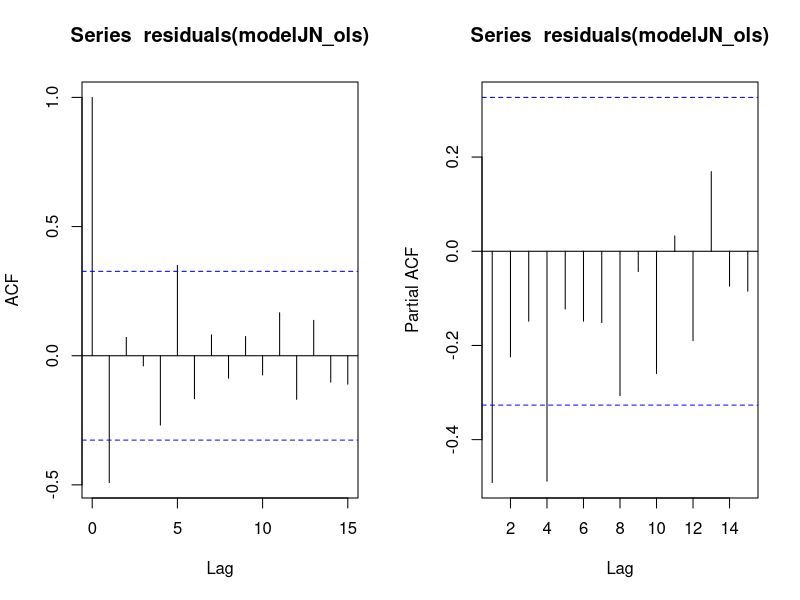
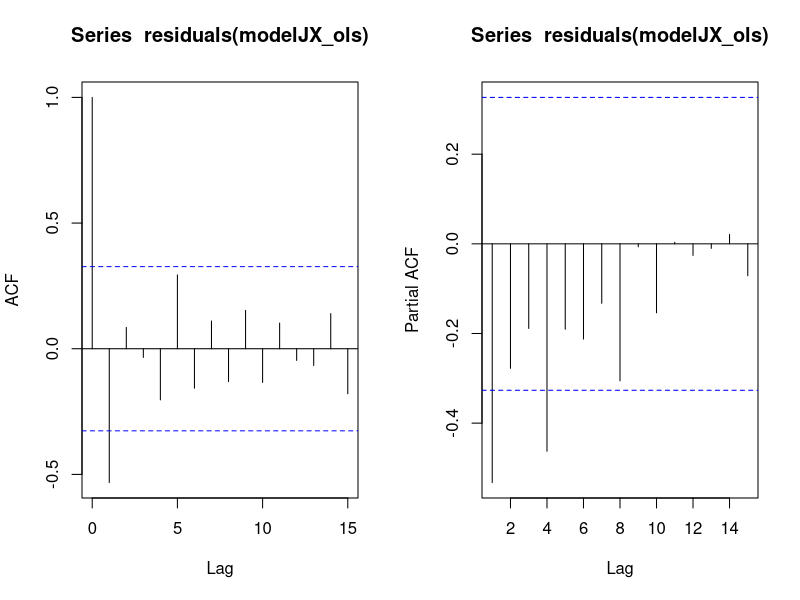
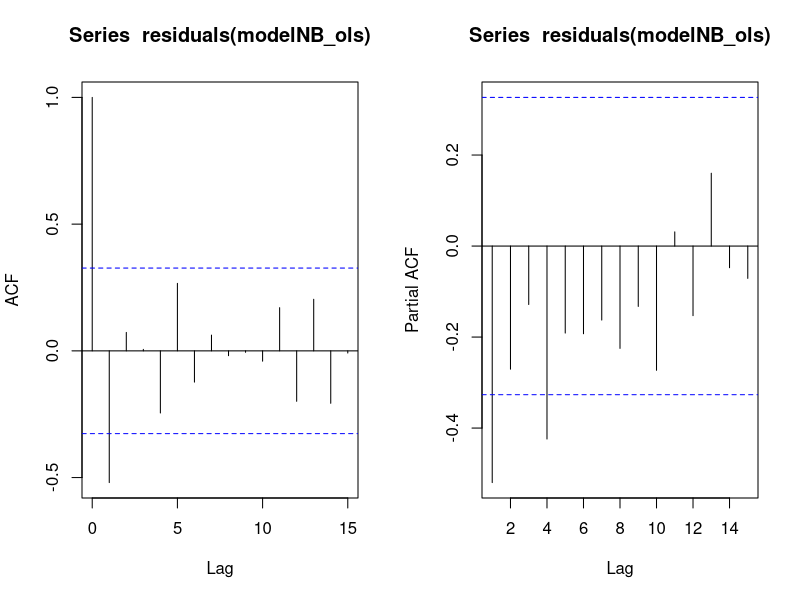
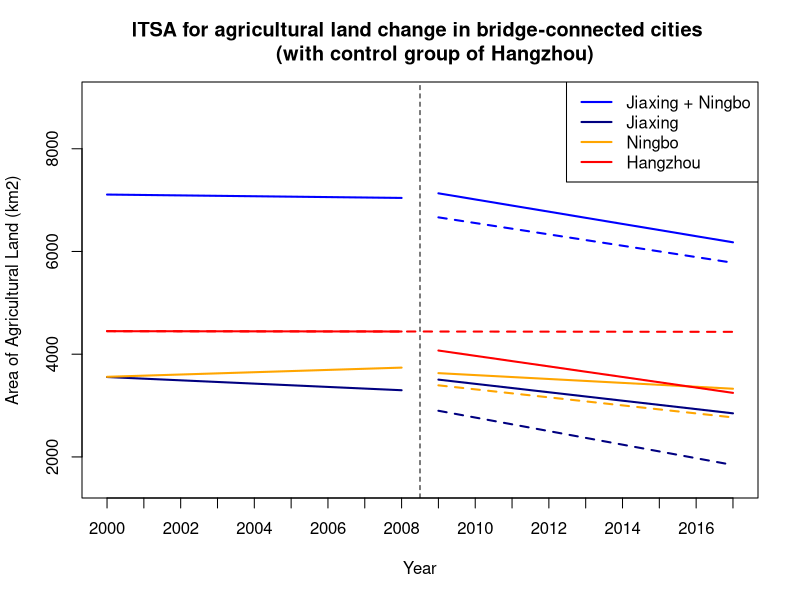

Generate these figures, in order, with R:
#########################################################################
# Interrupted Time-series Analysis on Agricultural land in bridge-connected cities
# Yuting Zou
# March 2020
#########################################################################

########################## Part1: Set the script environment and workspace ##############################
# Load library what is needed later
install.packages("car")
library(car)
library(nlme)

#Set the workspace for the data file
setwd('D:/college/Thesis/R code/data/InterruptedTime-seriesAnalysis/ITSA_LULC')

#################################### Part2: Load data from the file #####################################
# Load data from data file
dataJNHZ <- read.csv('AGJNHZV3.csv',header = T)
dataJXHZ <- read.csv('AGJXHZV3.csv',header = T)
dataNBHZ <- read.csv('AGNBHZV3.csv',header = T)

############################################# Part3: Initial Plot #######################################
# Plot the time series for the Impervious Surface area in Jiaxing
# plot(dataJNHZ$time[1:18],dataJNHZ$AG[1:18],
#      ylab = "Agricultural land for Jiaxing and Ningbo",
#      ylim = c(2000,9000),
#      xlab = 'Year',
#      type = 'l',
#      col = 'blue',
#      xaxt = 'n',
#      main = 'Area change of Agricultural land in Jiaxing & Ningbo and Hangzhou 
#      from 2000-2017')

# # Add in control group Impervious surface area in Hangzhou
# points(dataJNHZ$time[19:36],dataJNHZ$AG[19:36],
#        type = 'l',
#        col = 'red')
# 
# # Add in legend
# legend("bottomright",legend = c('Jiaxing & Ningbo','Hangzhou'),
#        col = c('blue', 'red'), pch = 20)
# 
# # Add x-axies year labels
# axis(1, at = 1:18, labels = dataJNHZ$year[1:18])
# 
# # Add individual point for the figure
# points(dataJNHZ$time[1:18],dataJNHZ$AG[1:18],
#        col = 'blue',
#        pch = 20)
# 
# points(dataJNHZ$time[19:36], dataJNHZ$AG[19:36],
#        col = 'red',
#        pch = 20)
# 
# # Lable the time when the bridge is open to traffic
# abline(v = 9.5,lty = 2)
# 
# # Add in legend
# legend("bottomright",legend = c('Jiaxing & Ningbo','Hangzhou'),
#        col = c('blue', 'red'), pch = 20)

#################################### Part 4: Preliminary Analysis ######################################
#############################Jiaxing and Ningbo
# Standard OLS regression model
modelJN_ols <- lm(AG ~ time + NBJX + NBJXtime + level + trend + NBJXlevel + NBJXtrend, data = dataJNHZ)
# ACF plots
par(mfrow = c(1,2),ask = F)
acf(residuals(modelJN_ols))
acf(residuals(modelJN_ols),type = 'partial')

#############################Jiaxing
# Standard OLS regression model for Jiaxing 
modelJX_ols <- lm(AG ~ time + Jiaxing + Jiaxingtime + level + trend + Jiaxinglevel + Jiaxingtrend, data = dataJXHZ)
# ACF plots
par(mfrow = c(1,2),ask = F)
acf(residuals(modelJX_ols))
acf(residuals(modelJX_ols),type = 'partial')

#############################Ningbo
modelNB_ols <- lm(AG ~ time + Ningbo + Ningbotime + level + trend + Ningbolevel + Ningbotrend, data = dataNBHZ)
# ACF plots
par(mfrow = c(1,2),ask = F)
acf(residuals(modelNB_ols))
acf(residuals(modelNB_ols),type = 'partial')
######################################### Part 5: Modeling #############################################
#############################Jiaxing and Ningbo
JNmodel_p4q1 = gls(AG ~ time + NBJX + NBJXtime + level + trend + NBJXlevel + NBJXtrend,  
                 data = dataJNHZ, correlation=corARMA(q=1,p=4,form=~time|NBJX), method = 'ML')
summary(JNmodel_p4q1)
confint(JNmodel_p4q1)

#############################Jiaxing 
JXmodel_p4q1 = gls(AG ~ time + Jiaxing + Jiaxingtime + level + trend + Jiaxinglevel + Jiaxingtrend, 
                 data = dataJXHZ, correlation=corARMA(p=4,q=1, form=~time|Jiaxing), method = 'ML')
summary(JXmodel_p4q1)
confint(JXmodel_p4q1)
#############################Ningbo
# Fit the GLS regression model
NBmodel_p4q1 = gls(AG ~ time + Ningbo + Ningbotime + level + trend + Ningbolevel + Ningbotrend, 
                 data = dataNBHZ, correlation=corARMA(p=4,q=1,form=~time|Ningbo),method = 'ML')
summary(NBmodel_p4q1)
confint(NBmodel_p4q1)
####################################### Part 6: Diagnostic tests #########################################
# Likelihood-ratio tests to check whether the parameters of the AR process for the errors are necessary and sufficient
#model_p10q1 <- update(model_q1p1,correlation=corARMA(q=5,p=4,form=~time|NBJX))
#anova(model_q1p1,model_p10q1)
#AIC(model_q1p1)
#AIC(model_p10q1)
####################################### Part 7: Plot results ############################################
# First plot the raw data points for the Ningbo
par(mfrow=c(1,1))
plot(dataJNHZ$time[1:18],dataJNHZ$AG[1:18],
     ylim=c(1500,9000),
     ylab="Area of Agricultural Land (km2)",
     xlab="Year",
     pch=20,
     col="white",
     xaxt="n",
     main = "ITSA for agricultural land change in bridge-connected cities 
     (with control group of Hangzhou)")

# Add x-axis year labels
axis(1, at=1:18, labels=dataJNHZ$year[1:18])
# Label the policy change
abline(v=9.5,lty=2)

# # Add in the points for control and other intervention groups
# points(dataJNHZ$time[19:36],dataJNHZ$AG[19:36],
#        col="pink",
#        pch=20)
# points(dataJXHZ$time[1:18],dataJXHZ$AG[1:18],
#        col="navy",
#        pch=20)
# points(dataNBHZ$time[1:18],dataNBHZ$AG[1:18],
#        col="orange",
#        pch=20)

# Plot the first line segment for the intervention groups
lines(dataJNHZ$time[1:9], fitted(JNmodel_p4q1)[1:9], col="blue",lwd=2)
lines(dataJXHZ$time[1:9], fitted(JXmodel_p4q1)[1:9], col="navy",lwd=2)
lines(dataNBHZ$time[1:9], fitted(NBmodel_p4q1)[1:9], col="orange",lwd=2)

# Add the second line segment for the intervention groupS
lines(dataJNHZ$time[10:18], fitted(JNmodel_p4q1)[10:18], col="blue",lwd=2)
lines(dataJXHZ$time[10:18], fitted(JXmodel_p4q1)[10:18], col="navy",lwd=2)
lines(dataNBHZ$time[10:18], fitted(NBmodel_p4q1)[10:18], col="orange",lwd=2)

# Add the counterfactual for the intervention groups
segments(10, JNmodel_p4q1$coef[1] + JNmodel_p4q1$coef[2]*10 + JNmodel_p4q1$coef[3]+JNmodel_p4q1$coef[4]*10 + 
           JNmodel_p4q1$coef[5] + JNmodel_p4q1$coef[6],
         18, JNmodel_p4q1$coef[1] + JNmodel_p4q1$coef[2]*18 + JNmodel_p4q1$coef[3]+JNmodel_p4q1$coef[4]*18 + 
           JNmodel_p4q1$coef[5] + JNmodel_p4q1$coef[6]*9,
         lty=2,col='blue',lwd=2)
segments(10, JXmodel_p4q1$coef[1] + JXmodel_p4q1$coef[2]*10 + JXmodel_p4q1$coef[3]+JXmodel_p4q1$coef[4]*10 + 
           JXmodel_p4q1$coef[5] + JXmodel_p4q1$coef[6],
         18, JXmodel_p4q1$coef[1] + JXmodel_p4q1$coef[2]*18 + JXmodel_p4q1$coef[3]+JXmodel_p4q1$coef[4]*18 + 
           JXmodel_p4q1$coef[5] + JXmodel_p4q1$coef[6]*9,
         lty=2,col='navy',lwd=2)
segments(10, NBmodel_p4q1$coef[1] + NBmodel_p4q1$coef[2]*10 + NBmodel_p4q1$coef[3]+NBmodel_p4q1$coef[4]*10 + 
           NBmodel_p4q1$coef[5] + NBmodel_p4q1$coef[6],
         18, NBmodel_p4q1$coef[1] + NBmodel_p4q1$coef[2]*18 + NBmodel_p4q1$coef[3]+NBmodel_p4q1$coef[4]*18 + 
           NBmodel_p4q1$coef[5] + NBmodel_p4q1$coef[6]*9,
         lty=2,col='orange',lwd=2)

# Plot the first line segment for the control group
lines(dataJNHZ$time[19:27], fitted(JNmodel_p4q1)[19:27], col="red",lwd=2)

# Add the second line segment for the control
lines(dataJNHZ$time[28:36], fitted(JNmodel_p4q1)[28:36], col="red",lwd=2)

# Add the counterfactual for the control group
segments(1, JNmodel_p4q1$coef[1]+JNmodel_p4q1$coef[2],
         18,JNmodel_p4q1$coef[1]+JNmodel_p4q1$coef[2]*18,
         lty=2,col='red',lwd=2)

# Add in a legend
legend("topright", legend=c("Jiaxing + Ningbo","Jiaxing","Ningbo","Hangzhou"), col=c("blue","navy","orange","red"),lwd=2)
